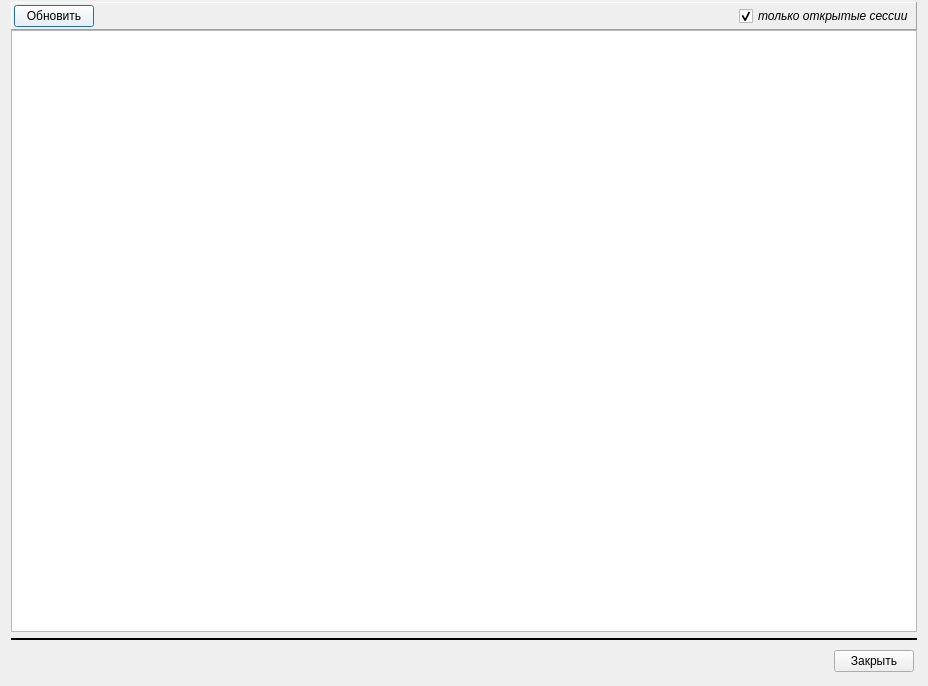
<?xml version="1.0" encoding="UTF-8"?>
<ui version="4.0">
 <class>sessions_wnd</class>
 <widget class="QDialog" name="sessions_wnd">
  <property name="geometry">
   <rect>
    <x>0</x>
    <y>0</y>
    <width>928</width>
    <height>686</height>
   </rect>
  </property>
  <property name="windowTitle">
   <string>Открытые сессии</string>
  </property>
  <layout class="QVBoxLayout" name="verticalLayout" stretch="0,1,0,0">
   <property name="spacing">
    <number>0</number>
   </property>
   <property name="topMargin">
    <number>2</number>
   </property>
   <item>
    <widget class="QFrame" name="frame">
     <property name="frameShape">
      <enum>QFrame::Panel</enum>
     </property>
     <property name="frameShadow">
      <enum>QFrame::Raised</enum>
     </property>
     <layout class="QHBoxLayout" name="horizontalLayout">
      <property name="spacing">
       <number>2</number>
      </property>
      <property name="leftMargin">
       <number>2</number>
      </property>
      <property name="topMargin">
       <number>2</number>
      </property>
      <property name="rightMargin">
       <number>2</number>
      </property>
      <property name="bottomMargin">
       <number>2</number>
      </property>
      <item>
       <widget class="QPushButton" name="bn_refresh">
        <property name="palette">
         <palette>
          <active>
           <colorrole role="Button">
            <brush brushstyle="SolidPattern">
             <color alpha="255">
              <red>255</red>
              <green>255</green>
              <blue>255</blue>
             </color>
            </brush>
           </colorrole>
          </active>
          <inactive>
           <colorrole role="Button">
            <brush brushstyle="SolidPattern">
             <color alpha="255">
              <red>255</red>
              <green>255</green>
              <blue>255</blue>
             </color>
            </brush>
           </colorrole>
          </inactive>
          <disabled>
           <colorrole role="Button">
            <brush brushstyle="SolidPattern">
             <color alpha="255">
              <red>255</red>
              <green>255</green>
              <blue>255</blue>
             </color>
            </brush>
           </colorrole>
          </disabled>
         </palette>
        </property>
        <property name="text">
         <string>Обновить</string>
        </property>
        <property name="icon">
         <iconset resource="_inko_pol2_res.qrc">
          <normaloff>:/refresh.png</normaloff>:/refresh.png</iconset>
        </property>
       </widget>
      </item>
      <item>
       <spacer name="horizontalSpacer">
        <property name="orientation">
         <enum>Qt::Horizontal</enum>
        </property>
        <property name="sizeHint" stdset="0">
         <size>
          <width>40</width>
          <height>20</height>
         </size>
        </property>
       </spacer>
      </item>
      <item>
       <widget class="QCheckBox" name="ch_open">
        <property name="font">
         <font>
          <italic>true</italic>
         </font>
        </property>
        <property name="layoutDirection">
         <enum>Qt::LeftToRight</enum>
        </property>
        <property name="text">
         <string>только открытые сессии</string>
        </property>
        <property name="checked">
         <bool>true</bool>
        </property>
       </widget>
      </item>
     </layout>
    </widget>
   </item>
   <item>
    <widget class="QTableView" name="tab_sessions">
     <property name="selectionMode">
      <enum>QAbstractItemView::SingleSelection</enum>
     </property>
     <property name="selectionBehavior">
      <enum>QAbstractItemView::SelectRows</enum>
     </property>
     <attribute name="verticalHeaderDefaultSectionSize">
      <number>20</number>
     </attribute>
     <attribute name="verticalHeaderMinimumSectionSize">
      <number>20</number>
     </attribute>
    </widget>
   </item>
   <item>
    <widget class="Line" name="line">
     <property name="minimumSize">
      <size>
       <width>0</width>
       <height>15</height>
      </size>
     </property>
     <property name="frameShadow">
      <enum>QFrame::Plain</enum>
     </property>
     <property name="lineWidth">
      <number>2</number>
     </property>
     <property name="orientation">
      <enum>Qt::Horizontal</enum>
     </property>
    </widget>
   </item>
   <item>
    <layout class="QHBoxLayout" name="horizontalLayout_4">
     <property name="spacing">
      <number>2</number>
     </property>
     <property name="leftMargin">
      <number>2</number>
     </property>
     <property name="topMargin">
      <number>2</number>
     </property>
     <property name="rightMargin">
      <number>2</number>
     </property>
     <property name="bottomMargin">
      <number>2</number>
     </property>
     <item>
      <widget class="QFrame" name="frame_3">
       <property name="minimumSize">
        <size>
         <width>70</width>
         <height>0</height>
        </size>
       </property>
       <property name="frameShape">
        <enum>QFrame::NoFrame</enum>
       </property>
       <property name="frameShadow">
        <enum>QFrame::Raised</enum>
       </property>
      </widget>
     </item>
     <item>
      <spacer name="horizontalSpacer_4">
       <property name="orientation">
        <enum>Qt::Horizontal</enum>
       </property>
       <property name="sizeHint" stdset="0">
        <size>
         <width>40</width>
         <height>20</height>
        </size>
       </property>
      </spacer>
     </item>
     <item>
      <layout class="QVBoxLayout" name="verticalLayout_2">
       <property name="spacing">
        <number>1</number>
       </property>
       <property name="leftMargin">
        <number>1</number>
       </property>
       <property name="topMargin">
        <number>1</number>
       </property>
       <property name="rightMargin">
        <number>1</number>
       </property>
       <property name="bottomMargin">
        <number>1</number>
       </property>
       <item>
        <widget class="QPushButton" name="bn_close">
         <property name="text">
          <string>Закрыть</string>
         </property>
        </widget>
       </item>
      </layout>
     </item>
    </layout>
   </item>
  </layout>
 </widget>
 <tabstops>
  <tabstop>tab_sessions</tabstop>
  <tabstop>bn_refresh</tabstop>
  <tabstop>bn_close</tabstop>
 </tabstops>
 <resources>
  <include location="_inko_pol2_res.qrc"/>
 </resources>
 <connections/>
</ui>
